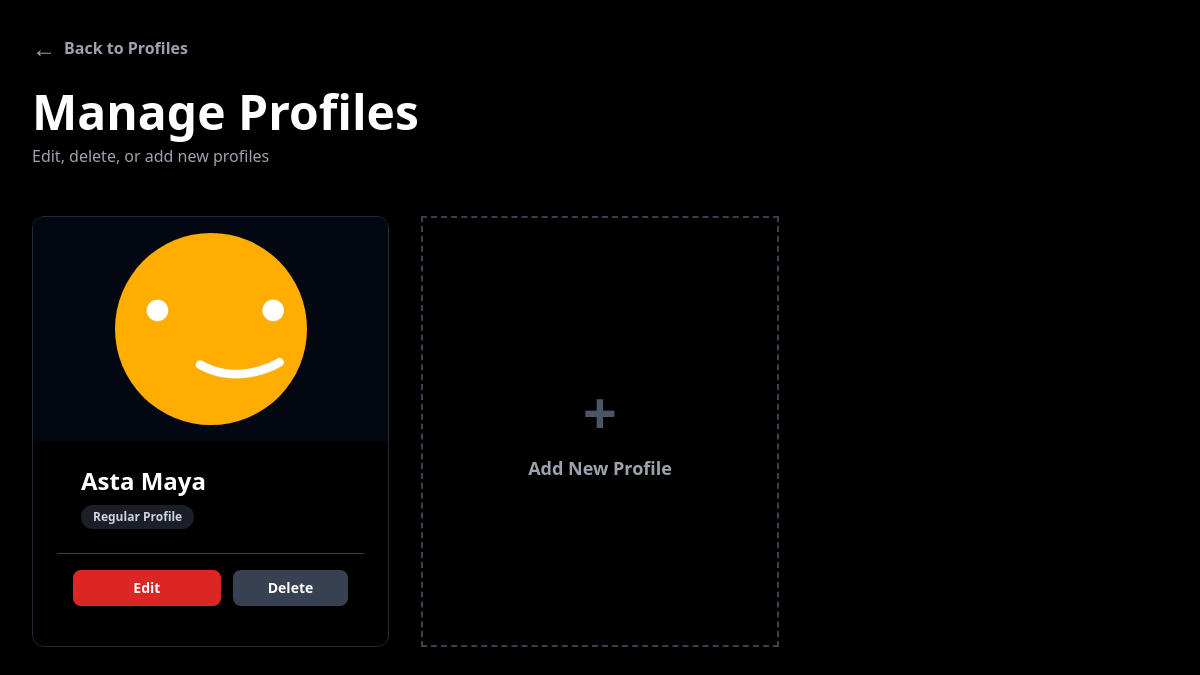
The app's page /profiles/manage/ (signed in) with its own data.
### core/models.py (models this page shows, shortened)
class Profile(models.Model):
    user = models.ForeignKey(User, on_delete=models.CASCADE,related_name="profiles")
    name = models.CharField(max_length=50)
    avatar = models.CharField(max_length=50, choices=AVATAR_CHOICES, default="avatar1.png")

### core/views.py (the view)
# urls.py: path('profiles/manage/', views.manage_profiles, name='manage_profiles'),
@login_required
@subscription_required
def manage_profiles(request):
    profiles = Profile.objects.filter(user=request.user)
    return render(request, 'core/manage_profiles.html', {'profiles': profiles})

### core/views.py (called while the page is built)
def subscription_required(view_func):
    @wraps(view_func)
    def _wrapped_view(request, *args, **kwargs):
        try:
            subscription = request.user.subscription
            if not subscription.is_valid():
                messages.error(request, "Your subscription has expired. Please renew your subscription.")
                return redirect('plans')
        except Exception:
            messages.error(request, "Please choose a subscription plan to access the content.")
            return redirect('plans')
        return view_func(request, *args, **kwargs)
    return _wrapped_view

### subscription/models.py (called while the page is built)
    def is_valid(self):
        return self.is_active and self.end_date > timezone.now()

### core/templates/core/manage_profiles.html (shortened to what this page needs)
{% extends 'core/base.html' %}
{% load static %}
{% block content %}
<div class="min-h-screen w-full bg-black text-white p-8">
    <div class="max-w-7xl mx-auto">
        <div class="mb-12">
            <a href="{% url 'profiles' %}" class="flex items-center text-gray-400 hover:text-white transition mb-6 w-fit group">
                <span class="mr-2 text-2xl group-hover:-translate-x-1 transition">←</span>
                <span class="font-semibold">Back to Profiles</span>
            </a>
            <div>
                <h1 class="md:text-5xl text-3xl font-bold mb-2">Manage Profiles</h1>
                <p class="text-gray-400">Edit, delete, or add new profiles</p>
            </div>
        </div>
        <div class="grid grid-cols-2 md:grid-cols-2 lg:grid-cols-3 md:gap-8 gap-4 mb-12">
            {% for profile in profiles %}
            <div class="group">
                <div class="rounded-xl  overflow-hidden border border-gray-800 hover:border-gray-700 transition duration-300 ">
                    <div class="relative overflow-hidden bg-gray-950 flex items-center justify-center group/avatar">
                        <img src="{% static 'core/avatars/' %}{{ profile.avatar }}"
                             class="md:w-56 md:h-56 h-32 p-4 rounded-full object-cover group-hover/avatar:scale-110 transition duration-300">
                        <div class="absolute inset-0 transition duration-300"></div>
                    </div>
                    <div class="md:p-6 grow flex flex-col justify-between">
                        <div>
                            <h2 class="text-2xl font-bold mb-2 px-6 group-hover:text-red-500 transition">{{ profile.name }}</h2>
                            <p class="text-gray-400 text-sm px-6">
                                {% if profile.is_kids %}
                                    <span class="inline-block bg-blue-600/20 text-blue-300 px-3 py-1 rounded-full text-xs font-semibold">
                                        👶 Kids Profile
                                    </span>
                                {% else %}
                                    <span class="inline-block bg-gray-700/50 text-gray-300 px-3 py-1 rounded-full text-xs font-semibold">
                                        Regular Profile
                                    </span>
                                {% endif %}
                            </p>
                        </div>
                        <div class="flex gap-3 md:mt-6 my-2 md:pt-4 py-2 px-4 border-t border-gray-700">
                            <a href="{% url 'manage_edit_profile' profile.id %}"
                               class="flex-1 bg-red-600 hover:bg-red-700 active:bg-red-800 text-white font-bold py-2 px-4 rounded-lg transition duration-200 text-center text-sm">
                                Edit
                            </a>
                            <form method="POST" action="{% url 'delete_profile' profile.id %}" class="flex-1">
                                <button type="submit"
                                        class="w-full bg-gray-700 hover:bg-red-700 active:bg-red-800 text-white font-bold py-2 px-4 rounded-lg transition duration-200 text-sm"
                                        onclick="return confirm('Delete {{ profile.name }}?\n\nThis action cannot be undone.')">
                                    Delete
                                </button>
                            </form>
                        </div>
                    </div>
                </div>
            </div>
            {% endfor %}
            {% if profiles|length < 5 %}
            <a href="{% url 'create_profile' %}">
                <div class="overflow-hidden border-2 border-dashed border-gray-700 hover:border-red-600 transition duration-300 h-full flex items-center justify-center group cursor-pointer">
                    <div class="text-center py-12">
                        <div class="text-6xl font-bold text-gray-600 group-hover:text-red-600 transition duration-300 mb-3">
                            +
                        </div>
                        <p class="text-lg font-semibold text-gray-400 group-hover:text-white transition">Add New Profile</p>
                    </div>
                </div>
            </a>
            {% endif %}
        </div>
    </div>
</div>
{% endblock content %}

### records on screen
Profile: avatar (picture), name "Asta Maya"
